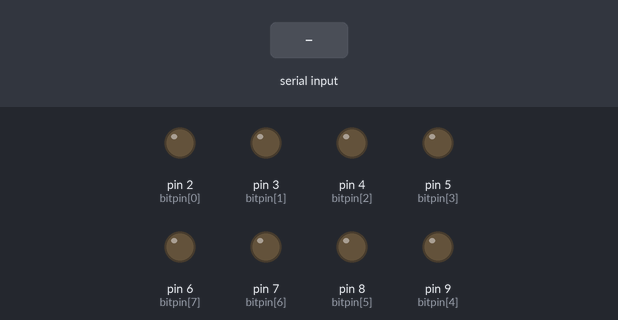
Simulated run of this sketch. Board: Arduino Uno, built with avr-gcc and run on an emulated ATmega328P. On the bench: output pins drawn as LEDs (lit = HIGH). Inputs (shaded band) come from the test bench. What the sketch prints to the serial monitor is not drawn.

Above: at 1.2 s.
1.3 s: "1\n" received over Serial
At 2.1 s:
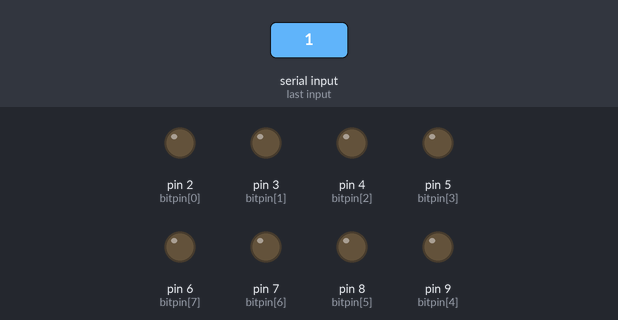
2.8 s: byte 0 (0) received over Serial
At 3.6 s:
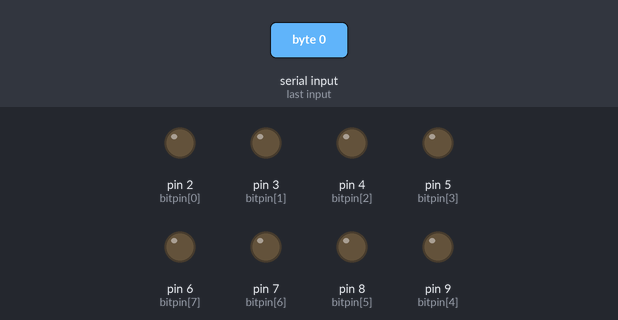
4.8 s: byte 13 ('\r') received over Serial
At 5.9 s:
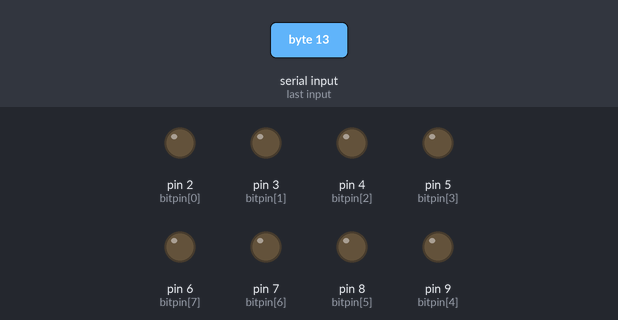
6.3 s: "0\n" received over Serial
At 7.1 s:
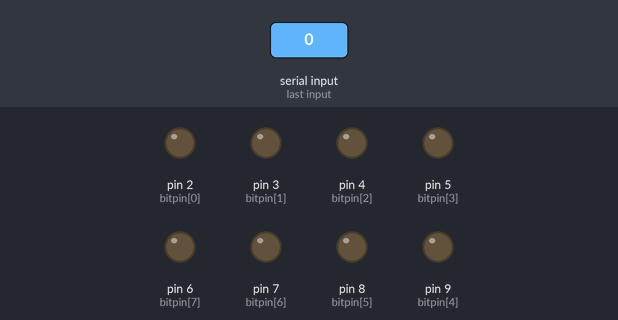
Timing chart, 0 to 8.8 s (numbered marks = the images above; inputs shaded):
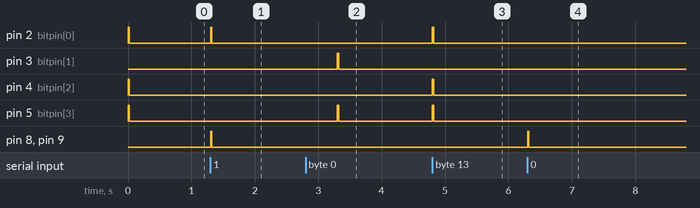

Measured:
- after the input at 1.3 s, pin 2 (bitpin[0]), pin 8 (bitpin[5]), pin 9 (bitpin[4]): LOW → HIGH at once, → LOW 0.02 s later
- after the input at 2.8 s, pin 3 (bitpin[1]), pin 5 (bitpin[3]): LOW → HIGH after 0.50 s, → LOW 0.02 s later
- after the input at 4.8 s, pin 2 (bitpin[0]), pin 4 (bitpin[2]), pin 5 (bitpin[3]): LOW → HIGH at once, → LOW 0.02 s later
- after the input at 6.3 s, pin 8 (bitpin[5]), pin 9 (bitpin[4]): LOW → HIGH at once, → LOW 0.02 s later

The sketch:

psion.ino
```cpp
const int bitpin[8] = {2,3,4,5,9,8,7,6};

void setup() {
  // initialize serial:
  Serial.begin(9600);

  for (int i = 0; i < 8; i++) {
    pinMode(bitpin[i], OUTPUT);
  }

  psion('\r');
  psion(0);

}

void loop() {
  static bool wantnl = false;
  char ch;

  while (Serial.available() > 0) {
    ch = Serial.read();
    Serial.print(ch);
    if (wantnl) {
      psion('\n'); psion(0);
      wantnl = false;
    }
    if (ch == '\n') {
      wantnl = true;
    } else {
      psion(ch); psion(0);
    }
  }
}

void linesleep() {
  delay(500);
}

void psion(int ch) {
  static int x = 0;

  if (ch == 0) { // no scroll

  } else if (ch == '\r') { // no scroll
    x = 0;
  } else if (ch == '\n') { // scroll
    linesleep();
    x = 0;
  } else {
    x++;
    if (x == 17) { // scroll
      linesleep();
      x = 1;
    }
  }
  for (int i = 0; i < 8; i++) {
    digitalWrite(bitpin[i], ch & (1<<i));
  }
  delay(20);
}
```
